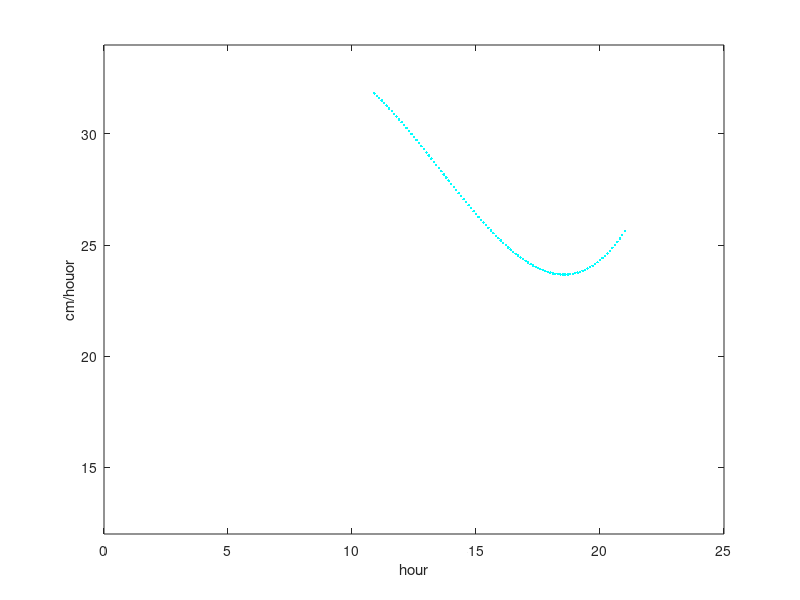

Reproduce this figure in MATLAB.
t=[0 0.92 1.84 2.95 3.87 4.98 5.9 7.01 7.93 8.97 10.95 12.03 12.95 13.88 14.98 15.90 16.83 17.93 19.04 19.9 20.84 23.88 24.99 25.91];
h=[968 948 931 913 898 881 869 852 839 822 1082 1050 1021 994 965 941 918 892 866 843 822 1059 1035 1018];
c2=polyfit(t(10.9:21),h(10.9:21),4)
a2=polyder(c2)
tp2=10.9:0.1:21;
x2=-polyval(a2,tp2);
plot(tp2,x2,'c.')
hold on
axis([0 25 12  34])
xlabel('hour')
ylabel('cm/houor')